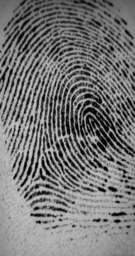
#> input picture sample_inputs/102_3.tif, 135 x 256 px, shrunk from 296 x 560 before the run; its folder holds 5 pictures in this run
$ python matching.py
#> lines starting #> are read from the running program, lines starting #| are printed output that depends on the picture; after the words box and inside, x2 and y2 are one past the last pixel; in counts of white or black regions, pixels touching at a corner belong together
#> in identify_fingerprint, image is the input picture: shape (256, 135); min 0, max 199, mean 117.9
### utils/normalization.py
"""
Normalization is used to standardize the intensity values in an image by adjusting the range of
gray level values so that they extend in a desired range of values and improve the contrast of the
image. The main goal of normalization is to reduce the variance of the gray level value along the
ridges to facilitate subsequent processing steps
"""
from math import sqrt
import numpy as np


def normalize_pixel(x, v0, v, m, m0):
    """
    From Handbook of Fingerprint Recognition pg 133
    Normalize job used by Hong, Wan and Jain(1998)
    similar to https://pdfs.semanticscholar.org/6e86/1d0b58bdf7e2e2bb0ecbf274cee6974fe13f.pdf equation 21
    :param x: pixel value
    :param v0: desired variance
    :param v: global image variance
    :param m: global image mean
    :param m0: desired mean
    :return: normilized pixel
    """
    dev_coeff = sqrt((v0 * ((x - m)**2)) / v)
    return m0 + dev_coeff if x > m else m0 - dev_coeff

def normalize(im, m0, v0):
#> called with m0 = 100, v0 = 100
    m = np.mean(im)
#> m = 117.9
    v = np.std(im) ** 2
#> v = 2555.8
    (y, x) = im.shape
    normilize_image = im.copy()
    for i in range(x):
        for j in range(y):
            normilize_image[j, i] = normalize_pixel(im[j, i], v0, v, m, m0)
#> this loop made 135 passes

    return normilize_image

### utils/segmentation.py
"""
In order to eliminate the edges of the image and areas that are too noisy, segmentation is
necessary. It is based on the calculation of the variance of gray levels. For this purpose, the image
is divided into sub-blocks of (W × W) size’s and for each block the variance.
Then, the root of the variance of each block is compared with a threshold T, if the value obtained
is lower than the threshold, then the corresponding block is considered as the background of the
image and will be excluded by the subsequent processing.

The selected threshold value is T = 0.2 and the selected block size is W = 16

This step makes it possible to reduce the size of the useful part of the image and subsequently to
optimize the extraction phase of the biometric data.
"""
import numpy as np
import cv2 as cv


def normalise(img):
    return (img - np.mean(img))/(np.std(img))


def create_segmented_and_variance_images(im, w, threshold=.2):
    """
    Returns mask identifying the ROI. Calculates the standard deviation in each image block and threshold the ROI
    It also normalises the intesity values of
    the image so that the ridge regions have zero mean, unit standard
    deviation.
    :param im: Image
    :param w: size of the block
    :param threshold: std threshold
    :return: segmented_image
    """
#> called with w = 16, threshold = 0.2
    (y, x) = im.shape
    threshold = np.std(im)*threshold

    image_variance = np.zeros(im.shape)
    segmented_image = im.copy()
    mask = np.ones_like(im)

    for i in range(0, x, w):
        for j in range(0, y, w):
            box = [i, j, min(i + w, x), min(j + w, y)]
            block_stddev = np.std(im[box[1]:box[3], box[0]:box[2]])
            image_variance[box[1]:box[3], box[0]:box[2]] = block_stddev
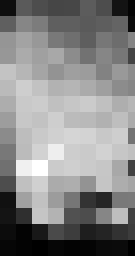
#> image_variance: shape (256, 135) float64; min 1.18, max 13.59, mean 7.74; drawn with min black and max white

    # apply threshold
    mask[image_variance < threshold] = 0

    # smooth mask with a open/close morphological filter
    kernel = cv.getStructuringElement(cv.MORPH_ELLIPSE,(w*2, w*2))
    mask = cv.morphologyEx(mask, cv.MORPH_OPEN, kernel)
    mask = cv.morphologyEx(mask, cv.MORPH_CLOSE, kernel)

    # normalize segmented image
    segmented_image *= mask
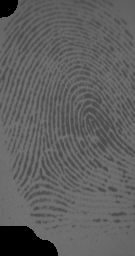
#> segmented_image: shape (256, 135); min 0, max 116, mean 94.5
    im = normalise(im)
    mean_val = np.mean(im[mask==0])
    std_val = np.std(im[mask==0])
    norm_img = (im - mean_val)/(std_val)

    return segmented_image, norm_img, mask

### finegerprint_pipline.py
import cv2 as cv
from glob import glob
import os
import numpy as np
from utils.poincare import calculate_singularities
from utils.segmentation import create_segmented_and_variance_images
from utils.normalization import normalize
from utils.gabor_filter import gabor_filter
from utils.frequency import ridge_freq
from utils import orientation
from utils.crossing_number import calculate_minutiaes
from tqdm import tqdm
from utils.skeletonize import skeletonize


def fingerprint_pipline(input_img):
    block_size = 16

    # normalization -> orientation -> frequency -> mask -> filtering

    # normalization
    normalized_img = normalize(
        input_img.copy(),
        float(100),
        float(100)
    )

    # ROI and normalisation
    (segmented_img, normim, mask) = create_segmented_and_variance_images(
        normalized_img,
        block_size,
        0.2
    )
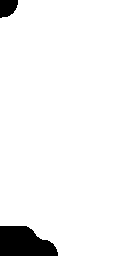
#> mask: shape (256, 135); values 0 (black) and 1 (white), 95.3% white; 2 black regions, box (x1, y1, x2, y2) and area: (0, 226, 58, 256) 1364, (0, 0, 18, 18) 260

    # orientations
    angles = orientation.calculate_angles(
        normalized_img,
        W=block_size,
        smoth=False
    )

    orientation_img = orientation.visualize_angles(
        segmented_img,
        mask,
        angles,
        W=block_size
    )

    # frequency
    freq = ridge_freq(
        normim,
        mask,
        angles,
        block_size,
        kernel_size=5,
        minWaveLength=5,
        maxWaveLength=15
    )

    # Gabor filter
    gabor_img = gabor_filter(
        normim,
        angles,
        freq
    )

    # skeletonize
    thin_image = skeletonize(gabor_img)

    # minutiae
    # minutiae_img: ảnh hiển thị
    # minutiae_points: dữ liệu minutiae để matching
    minutiae_img, minutiae_points = calculate_minutiaes(
        thin_image,
        return_points=True
    )

    # singularities
    singularities_img = calculate_singularities(
        thin_image,
        angles,
        1,
        block_size,
        mask
    )

    # visualize pipeline stage by stage
    output_imgs = [
        input_img,
        normalized_img,
        segmented_img,
        orientation_img,
        gabor_img,
        thin_image,
        minutiae_img,
        singularities_img
    ]

    for i in range(len(output_imgs)):
        if len(output_imgs[i].shape) == 2:
            output_imgs[i] = cv.cvtColor(
                output_imgs[i],
                cv.COLOR_GRAY2RGB
            )

    results = np.concatenate(
        [
            np.concatenate(output_imgs[:4], 1),
            np.concatenate(output_imgs[4:], 1)
        ]
    ).astype(np.uint8)

    return results, minutiae_points


# [31 lines that do not run on import are left out]

        # cv.imshow('image pipeline', results)
        # cv.waitKeyEx()

### utils/orientation.py
import math
import numpy as np
import cv2 as cv


def calculate_angles(im, W, smoth=False):
    """
    anisotropy orientation estimate, based on equations 5 from:
    https://pdfs.semanticscholar.org/6e86/1d0b58bdf7e2e2bb0ecbf274cee6974fe13f.pdf
    :param im:
    :param W: int width of the ridge
    :return: array
    """
#> called with W = 16, smoth = False
    j1 = lambda x, y: 2 * x * y
    j2 = lambda x, y: x ** 2 - y ** 2
    j3 = lambda x, y: x ** 2 + y ** 2

    (y, x) = im.shape

    sobelOperator = [[-1, 0, 1], [-2, 0, 2], [-1, 0, 1]]
    ySobel = np.array(sobelOperator).astype(np.int_)
    xSobel = np.transpose(ySobel).astype(np.int_)

    result = [[] for i in range(1, y, W)]

    Gx_ = cv.filter2D(im/125,-1, ySobel)*125
    Gy_ = cv.filter2D(im/125,-1, xSobel)*125
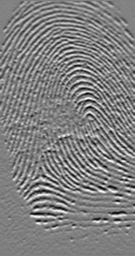
#> Gy_: shape (256, 135) float64; min -126, max 125, mean 0.4; drawn with min black and max white

    for j in range(1, y, W):
        for i in range(1, x, W):
            nominator = 0
            denominator = 0
            for l in range(j, min(j + W, y - 1)):
                for k in range(i, min(i + W , x - 1)):
                    Gx = round(Gx_[l, k])  # horizontal gradients at l, k
                    Gy = round(Gy_[l, k])  # vertial gradients at l, k
                    nominator += j1(Gx, Gy)
                    denominator += j2(Gx, Gy)

            # nominator = round(np.sum(Gy_[j:min(j + W, y - 1), i:min(i + W , x - 1)]))
            # denominator = round(np.sum(Gx_[j:min(j + W, y - 1), i:min(i + W , x - 1)]))
            if nominator or denominator:
                angle = (math.pi + math.atan2(nominator, denominator)) / 2
                orientation = np.pi/2 + math.atan2(nominator,denominator)/2
                result[int((j-1) // W)].append(angle)
            else:
                result[int((j-1) // W)].append(0)

            # segment image
            # focus_img = im[j:min(j + W, y - 1), i:min(i + W , x - 1)]
            # segmentator = -1 if segmentator/W*W < np.max(focus_img)*

    result = np.array(result)

    if smoth:
        result = smooth_angles(result)

    return result


def gauss(x, y):
    ssigma = 1.0
    return (1 / (2 * math.pi * ssigma)) * math.exp(-(x * x + y * y) / (2 * ssigma))


# [30 lines left out: functions kernel_from_function, smooth_angles, not called in this run]


def get_line_ends(i, j, W, tang):
    if -1 <= tang and tang <= 1:
        begin = (i, int((-W/2) * tang + j + W/2))
        end = (i + W, int((W/2) * tang + j + W/2))
    else:
        begin = (int(i + W/2 + W/(2 * tang)), j + W//2)
        end = (int(i + W/2 - W/(2 * tang)), j - W//2)
    return (begin, end)


def visualize_angles(im, mask, angles, W):
#> called with angles = array of shape (16, 9), W = 16
    (y, x) = im.shape
    result = cv.cvtColor(np.zeros(im.shape, np.uint8), cv.COLOR_GRAY2RGB)
#> result: shape (256, 135, 3); every value is 0
    mask_threshold = (W-1)**2
    for i in range(1, x, W):
        for j in range(1, y, W):
            radian = np.sum(mask[j - 1:j + W, i-1:i+W])
            if radian > mask_threshold:
                tang = math.tan(angles[(j - 1) // W][(i - 1) // W])
                (begin, end) = get_line_ends(i, j, W, tang)
                cv.line(result, begin, end, color=150)
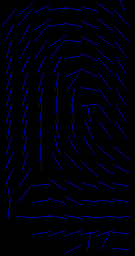
#> result: shape (256, 135, 3); mean B, G, R 8.9, 0, 0

    cv.resize(result, im.shape, result)
    return result

### utils/frequency.py
import numpy as np
import math
import scipy.ndimage


def frequest(im, orientim, kernel_size, minWaveLength, maxWaveLength):
    """
    Based on https://pdfs.semanticscholar.org/ca0d/a7c552877e30e1c5d87dfcfb8b5972b0acd9.pdf pg.14
    Function to estimate the fingerprint ridge frequency within a small block
    of a fingerprint image.
    An image block the same size as im with all values set to the estimated ridge spatial frequency.  If a
    ridge frequency cannot be found, or cannot be found within the limits set by min and max Wavlength freqim is set to zeros.
    """
    rows, cols = np.shape(im)

    # Find mean orientation within the block. This is done by averaging the
    # sines and cosines of the doubled angles before reconstructing the angle again.
    cosorient = np.cos(2*orientim) # np.mean(np.cos(2*orientim))
    sinorient = np.sin(2*orientim) # np.mean(np.sin(2*orientim))
    block_orient = math.atan2(sinorient,cosorient)/2

    # Rotate the image block so that the ridges are vertical
    rotim = scipy.ndimage.rotate(im,block_orient/np.pi*180 + 90,axes=(1,0),reshape = False,order = 3,mode = 'nearest')

    # Now crop the image so that the rotated image does not contain any invalid regions.
    cropsze = int(np.fix(rows/np.sqrt(2)))
    offset = int(np.fix((rows-cropsze)/2))
    rotim = rotim[offset:offset+cropsze][:,offset:offset+cropsze]

    # Sum down the columns to get a projection of the grey values down the ridges.
    ridge_sum = np.sum(rotim, axis = 0)
    dilation = scipy.ndimage.grey_dilation(ridge_sum, kernel_size, structure=np.ones(kernel_size))
    ridge_noise = np.abs(dilation - ridge_sum); peak_thresh = 2;
    maxpts = (ridge_noise < peak_thresh) & (ridge_sum > np.mean(ridge_sum))
    maxind = np.where(maxpts)
    _, no_of_peaks = np.shape(maxind)

    # Determine the spatial frequency of the ridges by dividing the
    # distance between the 1st and last peaks by the (No of peaks-1). If no
    # peaks are detected, or the wavelength is outside the allowed bounds, the frequency image is set to 0
    if(no_of_peaks<2):
        freq_block = np.zeros(im.shape)
    else:
        waveLength = (maxind[0][-1] - maxind[0][0])/(no_of_peaks - 1)
        if waveLength>=minWaveLength and waveLength<=maxWaveLength:
            freq_block = 1/np.double(waveLength) * np.ones(im.shape)
        else:
            freq_block = np.zeros(im.shape)
    return(freq_block)


def ridge_freq(im, mask, orient, block_size, kernel_size, minWaveLength, maxWaveLength):
    # Function to estimate the fingerprint ridge frequency across a
    # fingerprint image.
#> called with orient = array of shape (16, 9), block_size = 16, kernel_size = 5, minWaveLength = 5, maxWaveLength = 15
    rows,cols = im.shape
    freq = np.zeros((rows,cols))

    for row in range(0, rows - block_size, block_size):
        for col in range(0, cols - block_size, block_size):
            image_block = im[row:row + block_size][:, col:col + block_size]
            angle_block = orient[row // block_size][col // block_size]
            if angle_block:
                freq[row:row + block_size][:, col:col + block_size] = frequest(image_block, angle_block, kernel_size,
                                                                               minWaveLength, maxWaveLength)
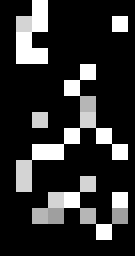
#> freq: shape (256, 135) float64; min 0, max 0.2, mean 0.0374; drawn with min black and max white

    freq = freq*mask
    freq_1d = np.reshape(freq,(1,rows*cols))
    ind = np.where(freq_1d>0)
    ind = np.array(ind)
    ind = ind[1,:]
    non_zero_elems_in_freq = freq_1d[0][ind]
    medianfreq = np.median(non_zero_elems_in_freq) * mask

    return medianfreq

### utils/gabor_filter.py
"""
The principle of gabor filtering is to modify the value of the pixels of an image, generally in order to
improve its appearance. In practice, it is a matter of creating a new image using the pixel values
of the original image, in order to select in the Fourier domain the set of frequencies that make up
the region to be detected. The filter used is the Gabor filter with even symmetry and oriented at 0 degrees.

The resulting image will be the spatial convolution of the original (normalized) image and one of
the base filters in the direction and local frequency from the two directional and frequency maps
https://airccj.org/CSCP/vol7/csit76809.pdf pg.91
"""

import numpy as np
import scipy
def gabor_filter(im, orient, freq, kx=0.65, ky=0.65):
    """
    Gabor filter is a linear filter used for edge detection. Gabor filter can be viewed as a sinusoidal plane of
    particular frequency and orientation, modulated by a Gaussian envelope.
    :param im:
    :param orient:
    :param freq:
    :param kx:
    :param ky:
    :return:
    """
#> called with orient = array of shape (16, 9), kx = 0.65, ky = 0.65
    angleInc = 3
    im = np.double(im)
    rows, cols = im.shape
    return_img = np.zeros((rows,cols))

    # Round the array of frequencies to the nearest 0.01 to reduce the
    # number of distinct frequencies we have to deal with.
    freq_1d = freq.flatten()
    frequency_ind = np.array(np.where(freq_1d>0))
    non_zero_elems_in_freq = freq_1d[frequency_ind]
    non_zero_elems_in_freq = np.double(np.round((non_zero_elems_in_freq*100)))/100
    unfreq = np.unique(non_zero_elems_in_freq)

    # Generate filters corresponding to these distinct frequencies and
    # orientations in 'angleInc' increments.
    sigma_x = 1/unfreq*kx
    sigma_y = 1/unfreq*ky
    block_size = np.round(3*np.max([sigma_x,sigma_y]))
    block_size = int(block_size)
    array = np.linspace(-block_size,block_size,(2*block_size + 1))
    x, y = np.meshgrid(array, array)

    # gabor filter equation
    reffilter = np.exp(-(((np.power(x,2))/(sigma_x*sigma_x) + (np.power(y,2))/(sigma_y*sigma_y)))) * np.cos(2*np.pi*unfreq[0]*x)
    filt_rows, filt_cols = reffilter.shape
    gabor_filter = np.array(np.zeros((180//angleInc, filt_rows, filt_cols)))

    # Generate rotated versions of the filter.
    for degree in range(0,180//angleInc):
        rot_filt = scipy.ndimage.rotate(reffilter,-(degree*angleInc + 90),reshape = False)
        gabor_filter[degree] = rot_filt

    # Convert orientation matrix values from radians to an index value that corresponds to round(degrees/angleInc)
    maxorientindex = np.round(180/angleInc)
    orientindex = np.round(orient/np.pi*180/angleInc)
    for i in range(0,rows//16):
        for j in range(0,cols//16):
            if(orientindex[i][j] < 1):
                orientindex[i][j] = orientindex[i][j] + maxorientindex
            if(orientindex[i][j] > maxorientindex):
                orientindex[i][j] = orientindex[i][j] - maxorientindex

    # Find indices of matrix points greater than maxsze from the image boundary
    block_size = int(block_size)
    valid_row, valid_col = np.where(freq>0)
    finalind = \
        np.where((valid_row>block_size) & (valid_row<rows - block_size) & (valid_col>block_size) & (valid_col<cols - block_size))

    for k in range(0, np.shape(finalind)[1]):
        r = valid_row[finalind[0][k]]; c = valid_col[finalind[0][k]]
        img_block = im[r-block_size:r+block_size + 1][:,c-block_size:c+block_size + 1]
        return_img[r][c] = np.sum(img_block * gabor_filter[int(orientindex[r//16][c//16]) - 1])
#> this loop made 26208 passes
#> pass 3, in gabor_filter, `img_block = im[r-block_size:r+block_size + 1][:,c-block_size:c+block_s..`:
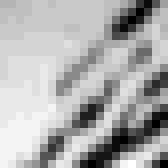
#> img_block: shape (21, 21) float64 (shown 8 times larger); min -6.47, max -1.04, mean -2.76; drawn with min black and max white

    gabor_img = 255 - np.array((return_img < 0)*255).astype(np.uint8)
#> gabor_img: shape (256, 135); 62.2% white; black in thin lines or dots, all inside (x1, y1, x2, y2) = (11, 11, 125, 246)
#> (the rest of the program and of its run is left out)
